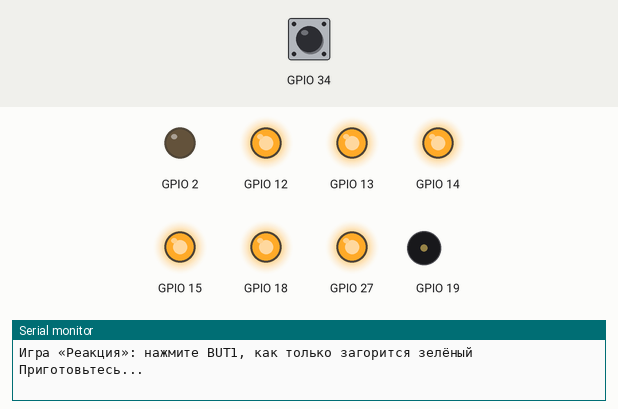
Recording of a sketch running on a simulated ESP32. Parts: output pins drawn as LEDs (lit = HIGH), buzzer (waves = sounding), the last lines printed to the serial monitor. The test bench sets the inputs (shaded band); at power-on: GPIO 34 LOW. Random numbers use the default seed unless the sketch sets one.

Above: at 4.1 s.
4.2 s: GPIO 34 driven HIGH
At 5.2 s:
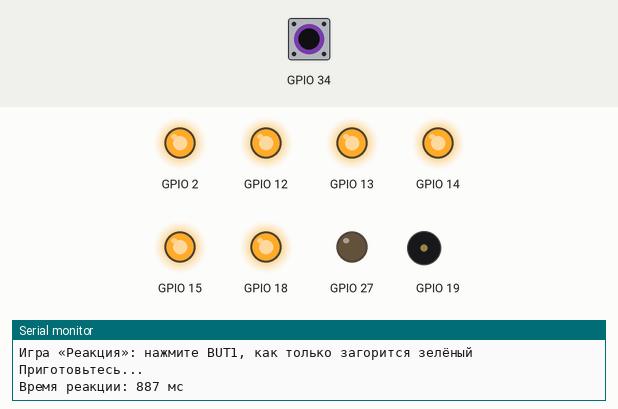
5.8 s: GPIO 34 pulsed LOW 2 times (0.12 s each, 0.3 s apart)
At 10.6 s:
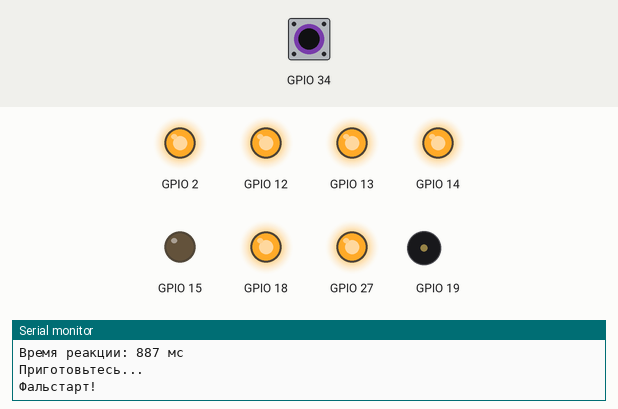
11.5 s: GPIO 34 driven LOW
At 14.7 s:
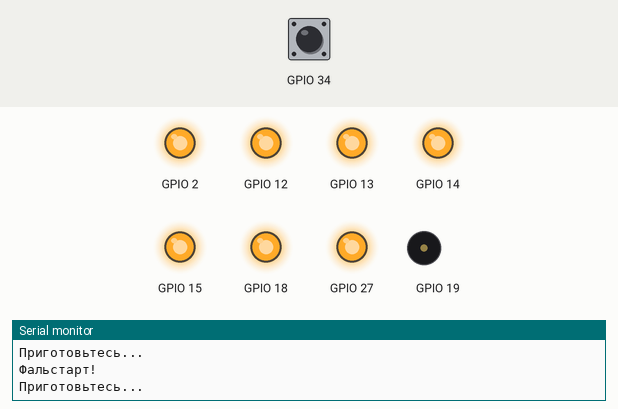
Timing chart, 0 to 16.6 s (numbered marks = the images above; inputs shaded):
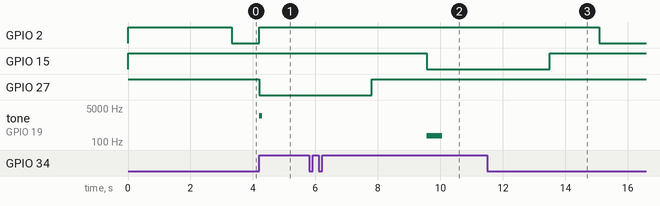

Measured:
- after the input at 4.2 s, GPIO 2: LOW → HIGH at once; GPIO 27: HIGH → LOW at once; tone on GPIO 19: silent → 2000 Hz at once, → silent 0.10 s later
- after the input at 5.8 s, GPIO 15: HIGH → LOW after 3.8 s; GPIO 27: LOW → HIGH after 2.0 s; tone on GPIO 19: silent → 200 Hz after 3.8 s, → silent 0.50 s later
- after the input at 11.5 s, GPIO 2: HIGH → LOW after 3.6 s; GPIO 15: LOW → HIGH after 2.0 s

The sketch:

Ardu8_BBL_ESP32_11_ReactionGame.ino
```cpp
long t_start = 0;
long reaction = 0;
void setup() {
  	board_init();
  	Serial.begin(115200);
  	Serial.println("Игра «Реакция»: нажмите BUT1, как только загорится зелёный");
}
void loop() {
  	leds_off();
  	Serial.println("Приготовьтесь...");
  	delay(random(1500, 4000));
  	if (digitalRead(34)) {
      	digitalWrite(15, LOW);
      	digitalWrite(2, HIGH);
      	digitalWrite(18, HIGH);
      	tone(19, 200, 500);
      	Serial.println("Фальстарт!");
  } else {
      	digitalWrite(15, HIGH);
      	digitalWrite(2, LOW);
      	digitalWrite(18, HIGH);
      	t_start = (long)millis();
      	while (!digitalRead(34)){
      	}
      	reaction = (long)(millis() - t_start);
      	digitalWrite(15, HIGH);
      	digitalWrite(2, HIGH);
      	digitalWrite(18, HIGH);
      	tone(19, 2000, 100);
      	Serial.println(String("Время реакции: ") + String(reaction) + String(" мс"));
      	digitalWrite(27, LOW);
      	if ((reaction < 450)) {
          	digitalWrite(14, LOW);
      }
      	if ((reaction < 350)) {
          	digitalWrite(12, LOW);
      }
      	if ((reaction < 250)) {
          	digitalWrite(13, LOW);
      }
  }
  	while (digitalRead(34)){
    	delay(10);
  	}
  	delay(2000);
}

void board_init() {
  	pinMode(34, INPUT);
  	pinMode(35, INPUT);
  	pinMode(25, INPUT);
  	pinMode(26, INPUT);
  	pinMode(27, OUTPUT);
  	pinMode(14, OUTPUT);
  	pinMode(12, OUTPUT);
  	pinMode(13, OUTPUT);
  	pinMode(15, OUTPUT);
  	pinMode(2, OUTPUT);
  	pinMode(18, OUTPUT);
  	pinMode(19, OUTPUT);
  	leds_off();
}

void leds_off() {
  	digitalWrite(27, HIGH);
  	digitalWrite(14, HIGH);
  	digitalWrite(12, HIGH);
  	digitalWrite(13, HIGH);
  	digitalWrite(15, HIGH);
  	digitalWrite(2, HIGH);
  	digitalWrite(18, HIGH);
}
```
